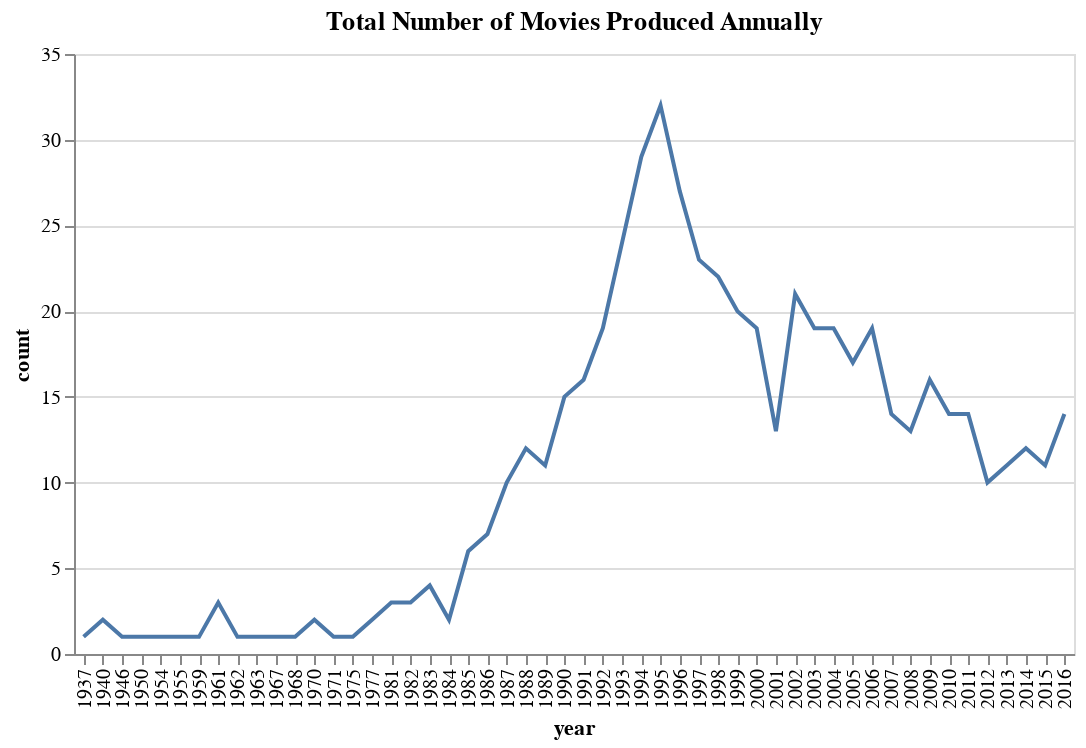

This figure's notebook cell:
### Markdown cell above
Let's generate a line plot for above table.

### Code cell
# Use altair to make line plot.
year_line_plot = alt.Chart(year_group, width = 500, height = 300).mark_line().encode(
    x = alt.X('year:O'),
    y = alt.Y('count:Q')
).properties(title = 'Total Number of Movies Produced Annually')
year_line_plot

### Figure 1 — Vega-Lite specification as saved in the notebook (floating-point values rounded to 4 significant figures)
{"config": {"view": {"continuousWidth": 400, "continuousHeight": 300}}, "data": {"name": "data-da845cfa3043a6234b41544a10e5f52c"}, "mark": "line", "encoding": {"x": {"type": "ordinal", "field": "year"}, "y": {"type": "quantitative", "field": "count"}}, "height": 300, "title": "Total Number of Movies Produced Annually", "width": 500, "$schema": "https://vega.github.io/schema/vega-lite/v4.8.1.json", "datasets": {"data-da845cfa3043a6234b41544a10e5f52c": [{"year": 1937, "count": 1}, {"year": 1940, "count": 2}, {"year": 1946, "count": 1}, {"year": 1950, "count": 1}, {"year": 1954, "count": 1}, {"year": 1955, "count": 1}, {"year": 1959, "count": 1}, {"year": 1961, "count": 3}, {"year": 1962, "count": 1}, {"year": 1963, "count": 1}, {"year": 1967, "count": 1}, {"year": 1968, "count": 1}, {"year": 1970, "count": 2}, {"year": 1971, "count": 1}, {"year": 1975, "count": 1}, {"year": 1977, "count": 2}, {"year": 1981, "count": 3}, {"year": 1982, "count": 3}, {"year": 1983, "count": 4}, {"year": 1984, "count": 2}, {"year": 1985, "count": 6}, {"year": 1986, "count": 7}, {"year": 1987, "count": 10}, {"year": 1988, "count": 12}, {"year": 1989, "count": 11}, {"year": 1990, "count": 15}, {"year": 1991, "count": 16}, {"year": 1992, "count": 19}, {"year": 1993, "count": 24}, {"year": 1994, "count": 29}, {"year": 1995, "count": 32}, {"year": 1996, "count": 27}, {"year": 1997, "count": 23}, {"year": 1998, "count": 22}, {"year": 1999, "count": 20}, {"year": 2000, "count": 19}, {"year": 2001, "count": 13}, {"year": 2002, "count": 21}, {"year": 2003, "count": 19}, {"year": 2004, "count": 19}, {"year": 2005, "count": 17}, {"year": 2006, "count": 19}, {"year": 2007, "count": 14}, {"year": 2008, "count": 13}, {"year": 2009, "count": 16}, {"year": 2010, "count": 14}, {"year": 2011, "count": 14}, {"year": 2012, "count": 10}, {"year": 2013, "count": 11}, {"year": 2014, "count": 12}, {"year": 2015, "count": 11}, {"year": 2016, "count": 14}]}}
